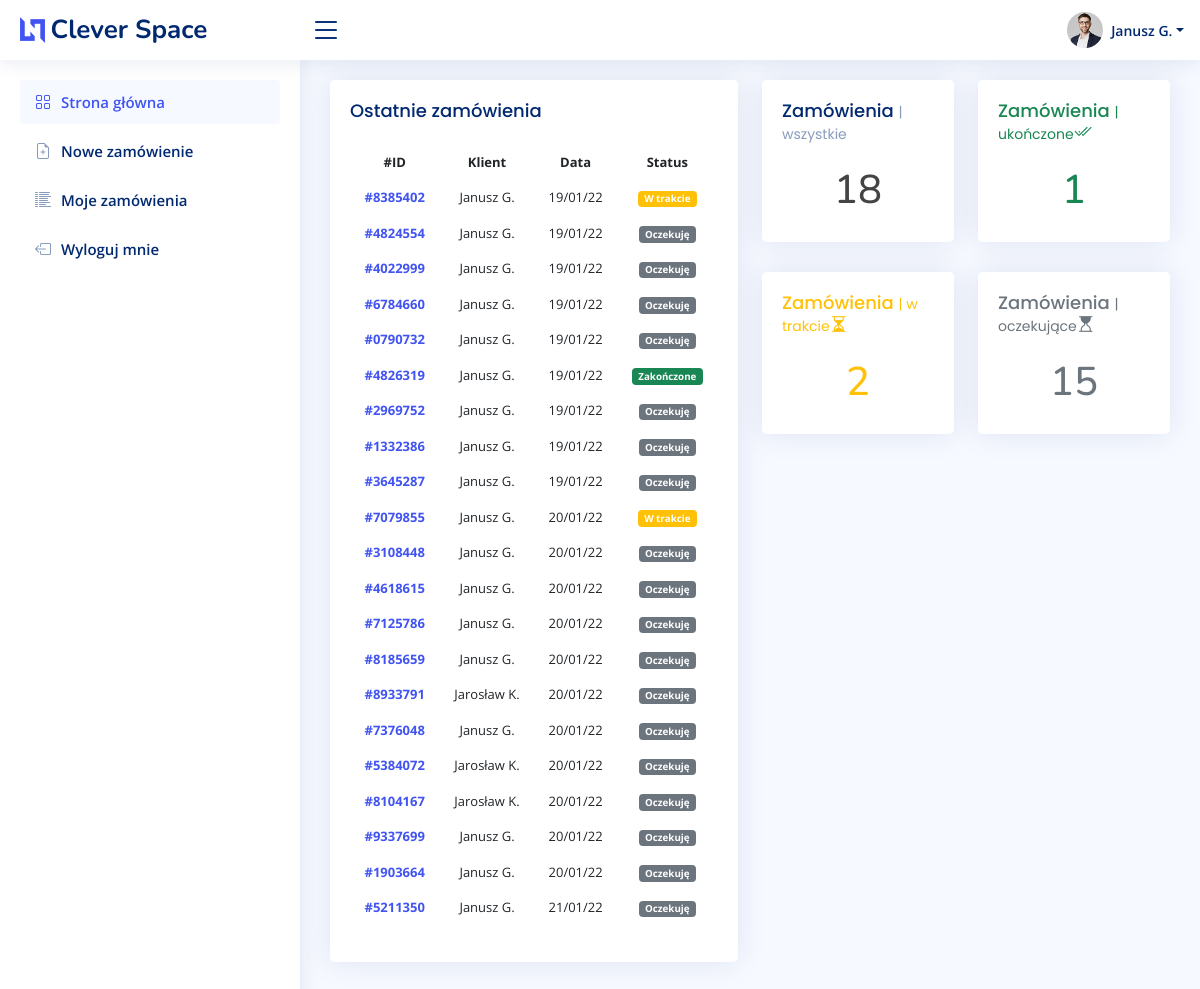
The app's page / (signed in), older data.
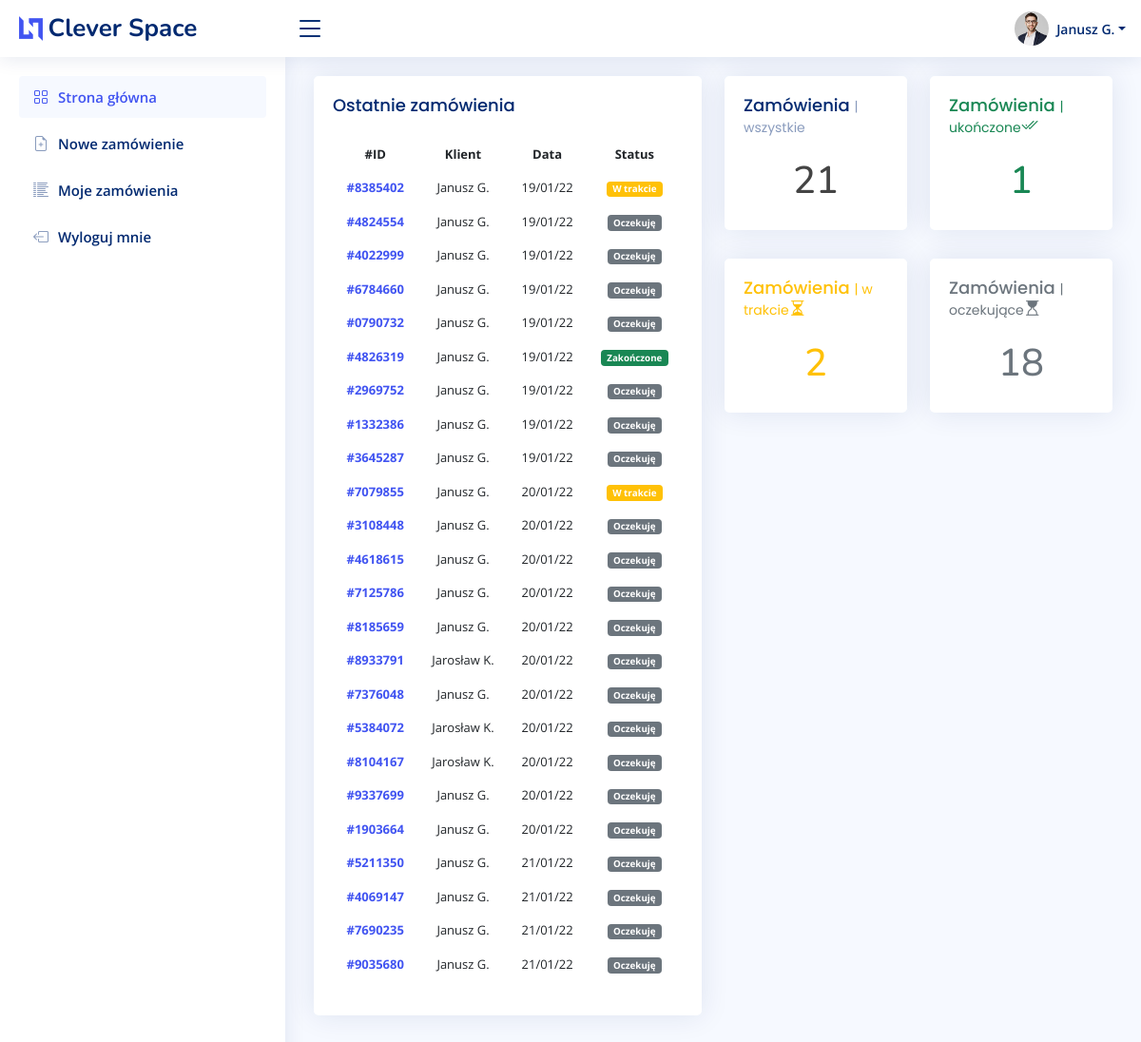
The same page, newer data.
### account/models.py (models this page shows, shortened)
class UserBase(AbstractBaseUser, PermissionsMixin):
    email = models.EmailField(unique=True)
    first_name = models.CharField(max_length=150, blank=True)
    last_name = models.CharField(max_length=150, blank=True)
    phone_number = models.CharField(max_length=15, blank=True)
    postcode = models.CharField(max_length=12, blank=True)
    address_line_1 = models.CharField(max_length=150, blank=True)
    address_line_2 = models.CharField(max_length=150, blank=True)
    town_city = models.CharField(max_length=150, blank=True)
    is_active = models.BooleanField(default=True)
    is_staff = models.BooleanField(default=False)
    created = models.DateTimeField(auto_now_add=True)
    updated = models.DateTimeField(auto_now=True)
    objects = CustomAccountManager()
    USERNAME_FIELD = 'email'
    REQUIRED_FIELDS = ['first_name', 'last_name']
    class Meta:
        verbose_name = "Konto"
        verbose_name_plural = "Konta"

### order/models.py (models this page shows, shortened)
class Order(models.Model):
    PENDING = 0
    DURING = 1
    DONE = 2
    STATUS = (
        (PENDING, 'Oczekuję'),
        (DURING, 'W trakcie'),
        (DONE, 'Zakończone'),
    )
    user = models.ForeignKey(settings.AUTH_USER_MODEL, on_delete=models.CASCADE, related_name='order_user')
    date_created = models.DateTimeField(auto_now_add=True, null=True)
    slug = RandomSlugField(length=7, exclude_lower=True, exclude_upper=True, exclude_vowels=True)
    status = models.SmallIntegerField(choices=STATUS, default=PENDING)
    class Meta:
        verbose_name = "zamówienie"
        verbose_name_plural = "zamówienia"

### order/views.py (the view)
# urls.py: 2. Add a URL to urlpatterns:  path('', views.home, name='home')
@login_required(login_url='login')
def home(request):
    user_id = request.user.id
    if request.user.is_staff:
        orders = Order.objects.all()
    else:
        orders = Order.objects.filter(user_id=user_id)[0:10]
    orders_total = Order.objects.filter(user_id=user_id).count()
    orders_pending = Order.objects.filter(user_id=user_id, status='0').count()
    orders_during = Order.objects.filter(user_id=user_id, status='1').count()
    orders_done = Order.objects.filter(user_id=user_id, status='2').count()
    context = { 'orders': orders,
                'orders_total': orders_total,
                'orders_pending': orders_pending,
                'orders_during': orders_during,
                'orders_done': orders_done,
                }
    return render(request, "order/home.html", context)

### order/templates/order/home.html
{% extends 'main.html' %}
{% load static %}
{% block content %}
<div class="row">
  <div class="col-sm-6">
    <div class="card recent-sales">
      <div class="card-body">
        <h5 class="card-title">Ostatnie zamówienia</h5>
        <table class="table table-borderless">
          <thead>
            <tr>
              <th scope="col">#ID</th>
              <th scope="col">Klient</th>
              <th scope="col">Data</th>
              <th scope="col">Status</th>
            </tr>
          </thead>
          <tbody>
            {% for i in orders %}
            <tr>
              <th scope="row"><a href="{% url 'detail' i.slug %}">#{{ i.slug }}</a></th>
              <td>{{ i.user.first_name }} {{ i.user.last_name|first }}.</td>
              <td>{{ i.date_created|date:"d/m/y" }}</td>
              <td><span class="badge {% if i.status == 2 %} bg-success {% elif i.status == 1 %} bg-warning {% elif i.status == 0 %} bg-secondary {% endif %} ">{{ i.get_status_display }}</span></td>
            </tr>
            {% endfor %}
          </tbody>
        </table>
      </div>
    </div>
  </div>
  <div class="col-sm-6">
    <div class="row">
      <div class="col-sm-6">
        <div class="card info-card">
          <div class="card-body">
            <h5 class="card-title">Zamówienia <span>| wszystkie</span></h5>
            <div class="d-flex align-items-center">
              <div class="mx-auto">
                <h1>{{ orders_total }}</h1>
              </div>
            </div>
          </div>
        </div>
      </div>
      <div class="col-sm-6">
        <div class="card info-card">
          <div class="card-body">
            <h5 class="card-title text-success">Zamówienia <span class="text-success">| ukończone</span><i class="bi bi-check2-all"></i></h5>
            <div class="d-flex align-items-center">
              <div class="mx-auto">
                <h1 class="text-success">{{ orders_done }}</h1>
              </div>
            </div>
          </div>
        </div>
      </div>
    </div>
    <div class="row">
      <div class="col-sm-6">
        <div class="card info-card">
          <div class="card-body">
            <h5 class="card-title text-warning">Zamówienia <span class="text-warning">| w trakcie</span><i class="bi bi-hourglass-split"></i></h5>
            <div class="d-flex align-items-center">
              <div class="mx-auto">
                <h1 class="text-warning">{{ orders_during }}</h1>
              </div>
            </div>
          </div>
        </div>
      </div>
      <div class="col-sm-6">
        <div class="card info-card">
          <div class="card-body">
            <h5 class="card-title text-muted">Zamówienia <span class="text-muted">| oczekujące</span><i class="bi bi-hourglass-top"></i></h5>
            <div class="d-flex align-items-center">
              <div class="mx-auto">
                <h1 class="text-muted">{{ orders_pending }}</h1>
              </div>
            </div>
          </div>
        </div>
      </div>
    </div>
  </div>
</div>
{% endblock %}

### templates/main.html (shortened to what this page needs)
{% load static %}
<!DOCTYPE html>
<html lang="en">
<head>
  <link href="{% static 'assets/vendor/bootstrap/css/bootstrap.min.css' %}" rel="stylesheet">
  <link href="{% static 'assets/vendor/bootstrap-icons/bootstrap-icons.css' %}" rel="stylesheet">
  <link href="{% static 'assets/vendor/boxicons/css/boxicons.min.css' %}" rel="stylesheet">
  <link href="{% static 'assets/vendor/quill/quill.snow.css' %}" rel="stylesheet">
  <link href="{% static 'assets/vendor/quill/quill.bubble.css' %}" rel="stylesheet">
  <link href="{% static 'assets/vendor/remixicon/remixicon.css' %}" rel="stylesheet">
  <link href="{% static 'assets/vendor/simple-datatables/style.css' %}" rel="stylesheet">
  <link href="{% static 'assets/css/style.css' %}" rel="stylesheet">
</head>
<body>
  {% include "navbar.html" %}
  <main id="main" class="main">
  {% block content %}
  {% endblock %}
</main>
</body>
</html>

### templates/navbar.html (shortened to what this page needs)
  {% load static %}
  <header id="header" class="header fixed-top d-flex align-items-center">
    <div class="d-flex align-items-center justify-content-between">
      <a href="{% url 'home' %}" class="logo d-flex align-items-center">
        <img src="{% static 'assets/img/logo.png' %}" alt="">
        <span class="d-none d-lg-block">Clever Space</span>
      </a>
      <i class="bi bi-list toggle-sidebar-btn"></i>
    </div>
    <nav class="header-nav ms-auto">
      <ul class="d-flex align-items-center">
        <li class="nav-item dropdown pe-3">
          <a class="nav-link nav-profile d-flex align-items-center pe-0" href="#" data-bs-toggle="dropdown">
            <img src="{% static 'assets/img/profile-img.jpg' %}" alt="Profile" class="rounded-circle">
            <span class="d-none d-md-block dropdown-toggle ps-2">{{ user.first_name }} {{ user.last_name.0 }}.</span>
          </a>
            </li>
          </ul>
    </nav>
  </header>
  <aside id="sidebar" class="sidebar">
    <ul class="sidebar-nav" id="sidebar-nav">
      <li class="nav-item">
        <a class="nav-link " href="{% url 'home' %}">
          <i class="bi bi-grid"></i>
          <span>Strona główna</span>
        </a>
      </li>
      <li class="nav-item">
        <a class="nav-link collapsed" href="{% url 'new' %}">
          <i class="bi bi-file-earmark-plus"></i>
          <span>Nowe zamówienie</span>
        </a>
      </li>
      <li class="nav-item">
        <a class="nav-link collapsed" href="{% url 'home' %}">
          <i class="bi bi-list-columns-reverse"></i>
          <span>Moje zamówienia</span>
        </a>
      </li>
      <li class="nav-item">
        <a class="nav-link collapsed" href="{% url 'logout' %}">
          <i class="bi bi-box-arrow-left"></i>
          <span>Wyloguj mnie</span>
        </a>
      </li>
    </ul>
  </aside>

### static/assets/css/style.css (style rules this page uses)
:root { scroll-behavior: smooth; }
body { font-family: "Open Sans", sans-serif; background: #f6f9ff; color: #444444; }
a { color: #4154f1; text-decoration: none; }
h1, h2, h3, h4, h5, h6 { font-family: "Nunito", sans-serif; }
#main { margin-top: 60px; padding: 20px 30px; transition: all 0.3s; }
.card { margin-bottom: 30px; border: none; border-radius: 5px; box-shadow: 0px 0 30px rgba(1, 41, 112, 0.1); overflow: hidden; }
.card-title { padding: 20px 0 15px 0; font-size: 18px; font-weight: 500; color: #012970; font-family: "Poppins", sans-serif; }
.card-title span { color: #899bbd; font-size: 14px; font-weight: 400; }
.card-body { padding: 0 20px 20px 20px; }
.logo { line-height: 1; }
@media (min-width: 1200px) { .logo { width: 280px; } }
.logo img { max-height: 26px; margin-right: 6px; }
.logo span { font-size: 26px; font-weight: 700; color: #012970; font-family: "Nunito", sans-serif; }
.header { transition: all 0.5s; z-index: 997; height: 60px; box-shadow: 0px 2px 20px rgba(1, 41, 112, 0.1); background-color: #fff; padding-left: 20px; }
.header .toggle-sidebar-btn { font-size: 32px; padding-left: 10px; cursor: pointer; color: #012970; }
.header-nav ul { list-style: none; }
.header-nav > ul { margin: 0; padding: 0; }
.header-nav .nav-profile { color: #012970; }
.header-nav .nav-profile img { max-height: 36px; }
.header-nav .nav-profile span { font-size: 14px; font-weight: 600; }
.sidebar { position: fixed; top: 60px; left: 0; bottom: 0; width: 300px; z-index: 996; transition: all 0.3s; padding: 20px; overflow-y: auto; scrollbar-width: thin; scrollbar-color: #aab7cf transparent; box-shadow: 0px 0px 20px rgba(1, 41, 112, 0.1); background-color: #fff; }
@media (min-width: 1200px) { #main, #footer { margin-left: 300px; } }
.sidebar-nav { padding: 0; margin: 0; list-style: none; }
.sidebar-nav li { padding: 0; margin: 0; list-style: none; }
.sidebar-nav .nav-item { margin-bottom: 5px; }
.sidebar-nav .nav-link { display: flex; align-items: center; font-size: 15px; font-weight: 600; color: #4154f1; transition: 0.3; background: #f6f9ff; padding: 10px 15px; border-radius: 4px; }
.sidebar-nav .nav-link i { font-size: 16px; margin-right: 10px; color: #4154f1; }
.sidebar-nav .nav-link.collapsed { color: #012970; background: #fff; }
.sidebar-nav .nav-link.collapsed i { color: #899bbd; }
.table { text-align: center; font-size: small; }

Row changes from the older to the newer data that the page shows:
added Order: slug "4069147", user.first_name "Janusz", user.last_name|first "G", date_created "21/01/22", status "Oczekuję"
added Order: slug "7690235", user.first_name "Janusz", user.last_name|first "G", date_created "21/01/22", status "Oczekuję"
added Order: slug "9035680", user.first_name "Janusz", user.last_name|first "G", date_created "21/01/22", status "Oczekuję"
Text that changed along with them:
{{ orders_total }}: "18" → "21"
{{ orders_pending }}: "15" → "18"
